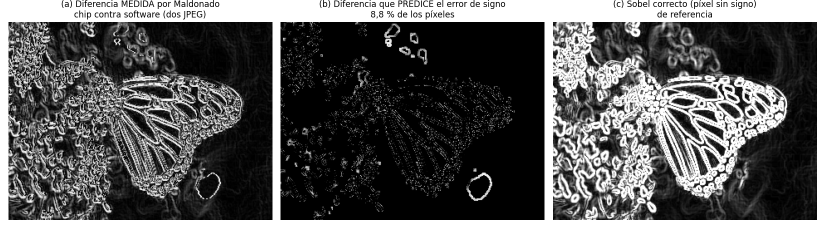
#> input picture tesis/figuras/fig_2_3_signo_diana.png, 1650 x 484 px, given in place of flower_in.png, which was not available (shown at 1/2 size)
$ python fig_4_sobel_rtl.py
#> lines starting #> are read from the running program, lines starting #| are printed output that depends on the picture
### tesis/diagramas/figs_30sep/_base_rtl_montaje.py
# _base_rtl_montaje.py — copia de ~/utm-share/sim_sobel/render.py y sim_canny/render_{canny,trans}.py
# (sin el título interno y con rótulos en español). Lee los .hex/.png de la share; no los modifica.
import os, re, numpy as np
import matplotlib; matplotlib.use("Agg")
import matplotlib.pyplot as plt
from PIL import Image

W, H = 60, 80
SHARE = "/Users/vic/utm-share"
FIGURAS = "/Users/vic/UN/Tesis/Repository/tty_project_filter/tesis/figuras"
NAMES = ["flower", "monarch", "butterfly", "mano", "hi"]
NICE = {"flower": "flor", "monarch": "monarca", "butterfly": "mariposa", "mano": "mano", "hi": "HOLA"}

def load_hex(path):
    v = []
    for line in open(path):
        line = line.split('//')[0]
        for t in line.split():
            if re.fullmatch(r'[0-9a-fA-F]{1,2}', t): v.append(int(t, 16))
            elif re.fullmatch(r'[xXzZ]{1,2}', t):    v.append(0)
    while len(v) < W*H: v.append(0)
    return np.array(v[:W*H], np.uint8).reshape(H, W)

def load_png(path):
    return np.asarray(Image.open(path).convert("L").resize((W, H)), np.uint8)
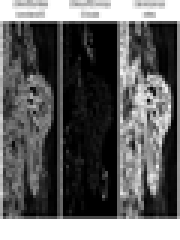
#> returned value: shape (80, 60) (shown 3 times larger); min 0, max 255, mean 96.6

def montaje(dirsim, gold_fmt, core_fmt, cam_fmt, salida, core_override=None):
    core_override = core_override or {}
    fig, ax = plt.subplots(len(NAMES), 4, figsize=(11, 2.3*len(NAMES)))
    for r, n in enumerate(NAMES):
        inp  = load_png(os.path.join(SHARE, "sim_sobel", "out", f"{n}_in.png"))
        gold = load_hex(os.path.join(SHARE, dirsim, "hex", gold_fmt.format(n)))
        core = load_hex(core_override.get(n, os.path.join(SHARE, dirsim, "out", core_fmt.format(n))))
        cam  = load_hex(os.path.join(SHARE, dirsim, "out", cam_fmt.format(n)))
        print(f"{n:10s} núcleo == modelo: {np.array_equal(core, gold)}")
        for c, (img, ttl) in enumerate([
                (inp, "entrada 60×80"), (gold, "modelo (ref.)"),
                (core, "núcleo RTL"),   (cam, "cámara RTL")]):
            ax[r, c].imshow(img, cmap="gray", vmin=0, vmax=255)
            ax[r, c].set_xticks([]); ax[r, c].set_yticks([])
            if r == 0: ax[r, c].set_title(ttl, fontsize=11)
            if c == 0: ax[r, c].set_ylabel(NICE[n], fontsize=11)
    fig.tight_layout()
    fig.savefig(os.path.join(FIGURAS, salida), dpi=109, bbox_inches="tight")

### tesis/diagramas/figs_30sep/fig_4_sobel_rtl.py
# fig_4_sobel_rtl.py — copia de ~/utm-share/sim_sobel/render.py: entrada | modelo | núcleo RTL | cámara RTL,
# con rótulos en español y sin título interno (el pie de la tesis lo describe).
import os, sys
sys.path.insert(0, os.path.dirname(os.path.abspath(__file__)))
from _base_rtl_montaje import montaje
# out/monarch_core.hex de la share se sobrescribió (26-jul 14:41) después de hacer el montaje
# original; datos/sobel_monarch_core.hex es la salida de volver a correr tb_sobel_core.v
# (iverilog) sobre hex/monarch_60x80.hex, y es bit a bit igual al modelo.
AQUI = os.path.dirname(os.path.abspath(__file__))
#> (the run stopped early here; a loop or call above may not have finished)

$ run again, on tesis/figuras/fig_4_compass_gtk_arranque.png
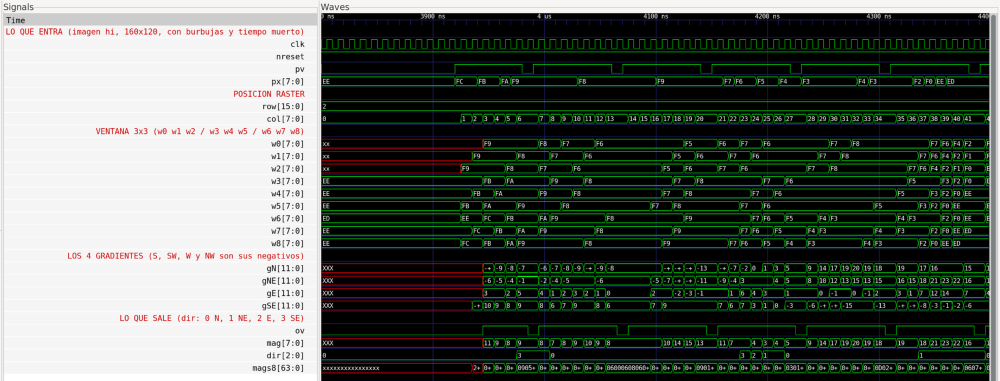
#> input picture tesis/figuras/fig_4_compass_gtk_arranque.png, 2000 x 762 px, given in place of flower_in.png, which was not available (shown at 1/2 size)
#> in load_png, `return np.asarray(Image.open(path).convert("L").resize((W, H)), np.uin..`:
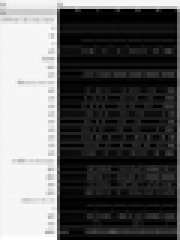
#> returned value: shape (80, 60) (shown 3 times larger); min 0, max 255, mean 95.9

$ run again, on tesis/figuras/fig_4_compass_gtk_finlinea.png
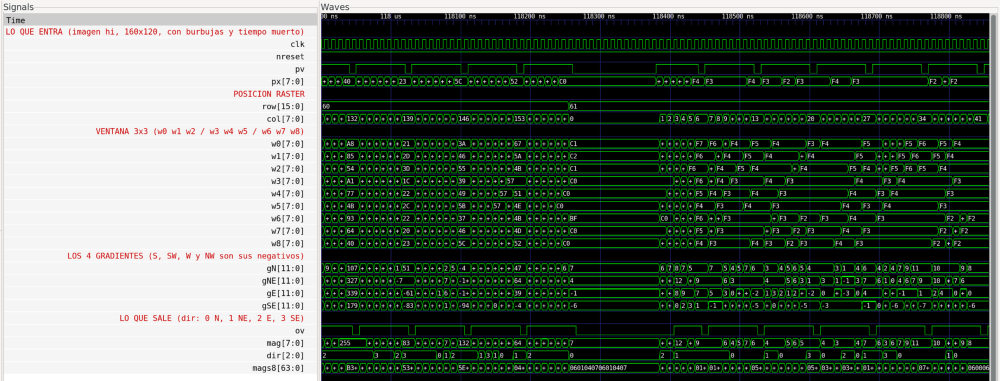
#> input picture tesis/figuras/fig_4_compass_gtk_finlinea.png, 2000 x 762 px, given in place of flower_in.png, which was not available (shown at 1/2 size)
#> in load_png, `return np.asarray(Image.open(path).convert("L").resize((W, H)), np.uin..`:
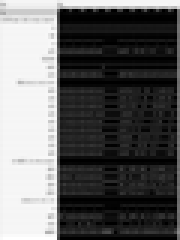
#> returned value: shape (80, 60) (shown 3 times larger); min 0, max 255, mean 98.4
